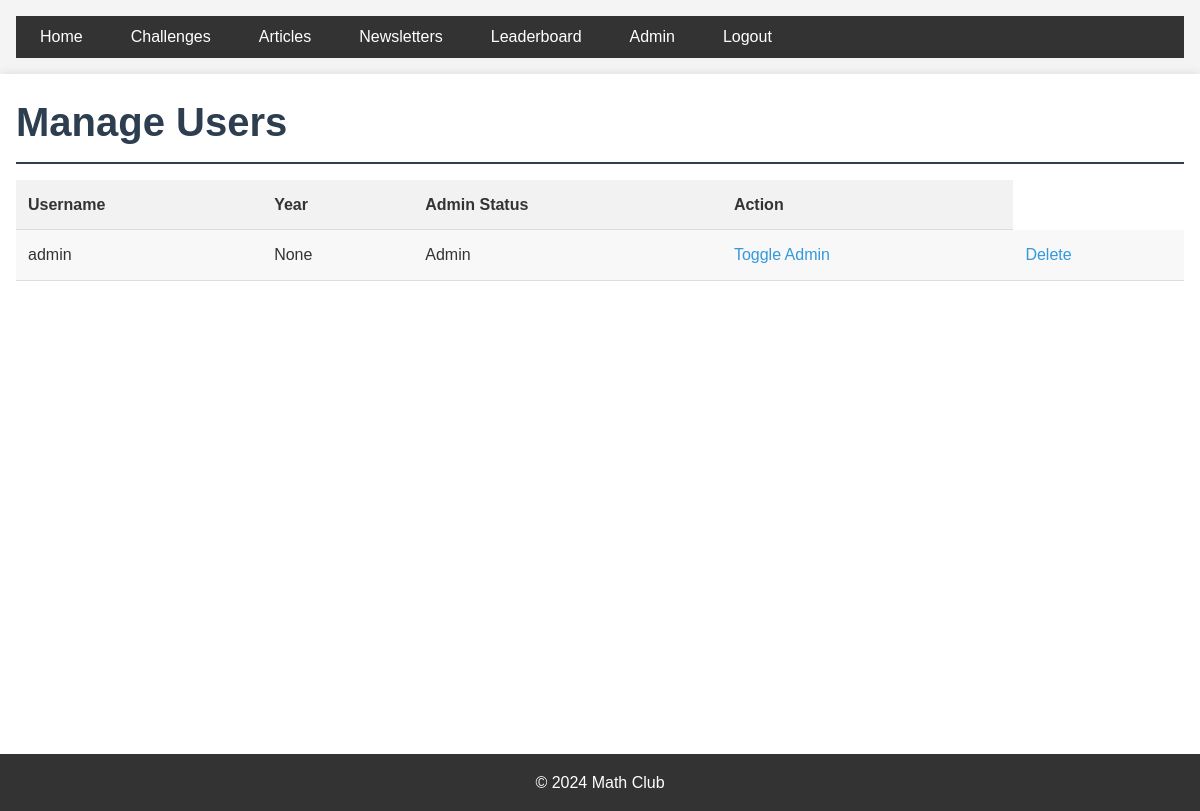
Page /admin/manage_users (signed in) on the earlier database version.
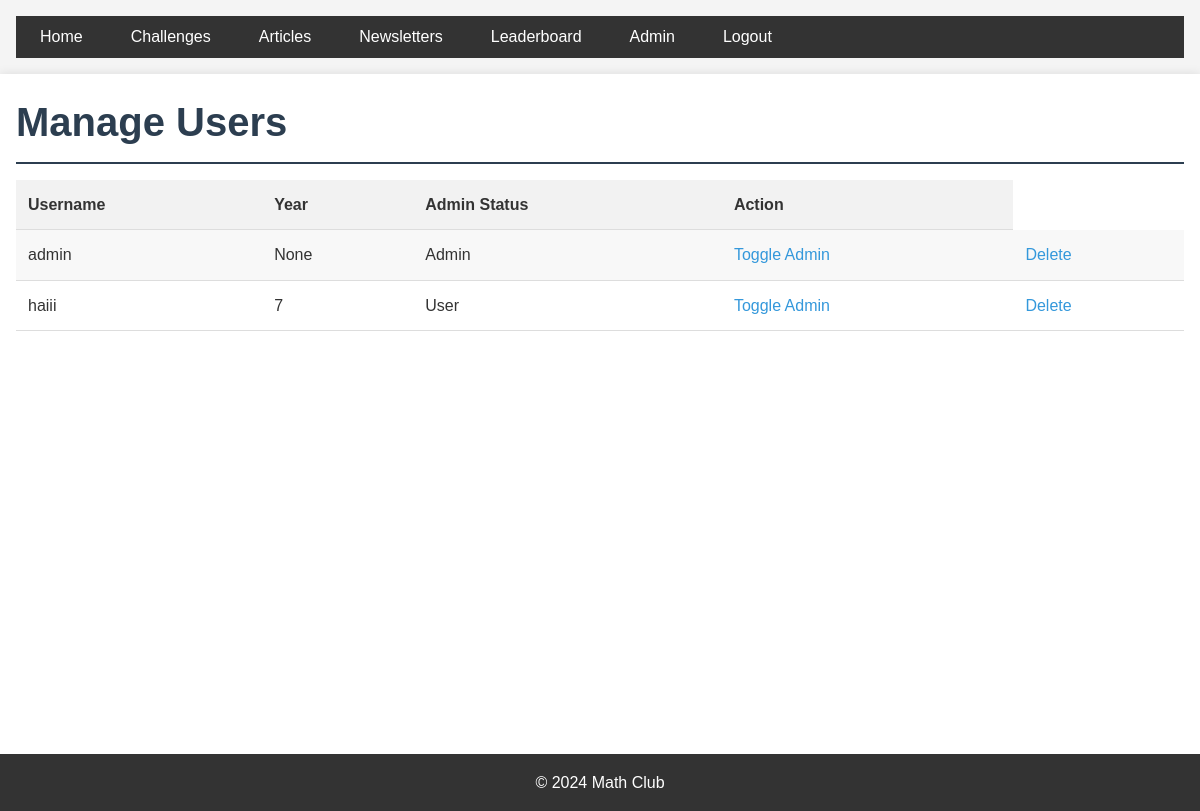
Same page on the later database version.
### app/models.py (models this page shows, shortened)
class User(UserMixin, db.Model):
    id = db.Column(db.Integer, primary_key=True)
    username = db.Column(db.String(64), index=True, unique=True)
    year = db.Column(db.Integer)
    password_hash = db.Column(db.String(128))
    is_admin = db.Column(db.Boolean, default=False)
    articles = db.relationship('Article', backref='author', lazy='dynamic')

### app/admin/routes.py (the view)
@bp.route('/admin/manage_users')
@login_required
def manage_users():
    if not current_user.is_admin:
        flash('You do not have permission to access this page.')
        return redirect(url_for('main.index'))
    users = User.query.all()
    return render_template('admin/manage_users.html', title='Manage Users', users=users)

### app/__init__.py (called while the page is built)
def create_app(config_class=Config):
    app = Flask(__name__)
    app.config.from_object(config_class)
    app.logger.setLevel(logging.INFO)
    ckeditor.init_app(app)
    db.init_app(app)
    login_manager.init_app(app)
    @login_manager.user_loader
    def load_user(user_id):
        return User.query.get(int(user_id))
    migrate.init_app(app, db, render_as_batch=True)
    from app.auth import bp as auth_bp
    app.register_blueprint(auth_bp)
    from app.main import bp as main_bp
    app.register_blueprint(main_bp)
    from app.admin import bp as admin_bp
    app.register_blueprint(admin_bp)
    return app

### app/templates/admin/manage_users.html
{% extends "base.html" %}
{% block content %}
    <h1>Manage Users</h1>
    <table>
        <tr>
            <th>Username</th>
            <th>Year</th>
            <th>Admin Status</th>
            <th>Action</th>
        </tr>
        {% for user in users %}
        <tr>
            <td>{{ user.username }}</td>
            <td>{{ user.year }}</td>
            <td>{{ 'Admin' if user.is_admin else 'User' }}</td>
            <td><a href="{{ url_for('admin.toggle_admin', user_id=user.id) }}">Toggle Admin</a></td>
            <td><a href="{{ url_for('admin.delete_user', user_id=user.id) }}" onclick="return confirm('Are you sure you want to delete this user?');">Delete</a></td>
        </tr>
        {% endfor %}
    </table>
{% endblock %}

Differences in the rows shown:
added User: username "haiii", year "7", is_admin "User"
